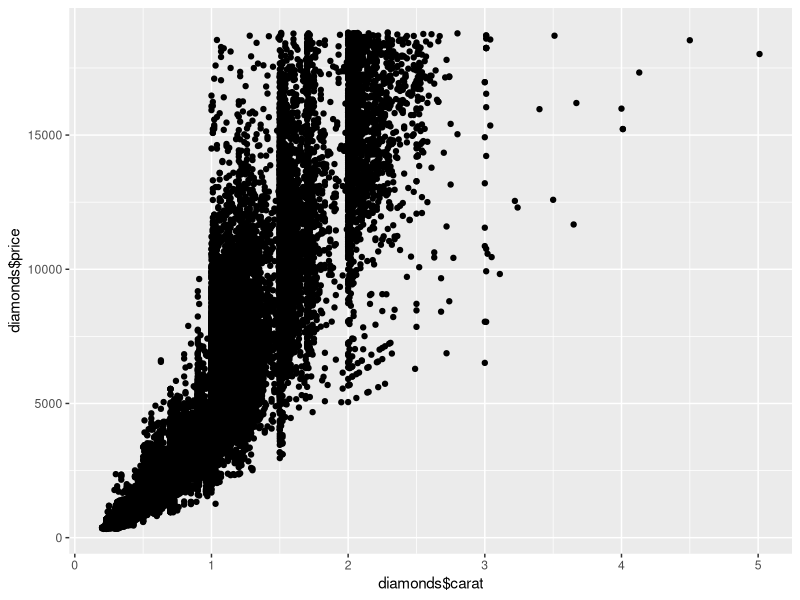
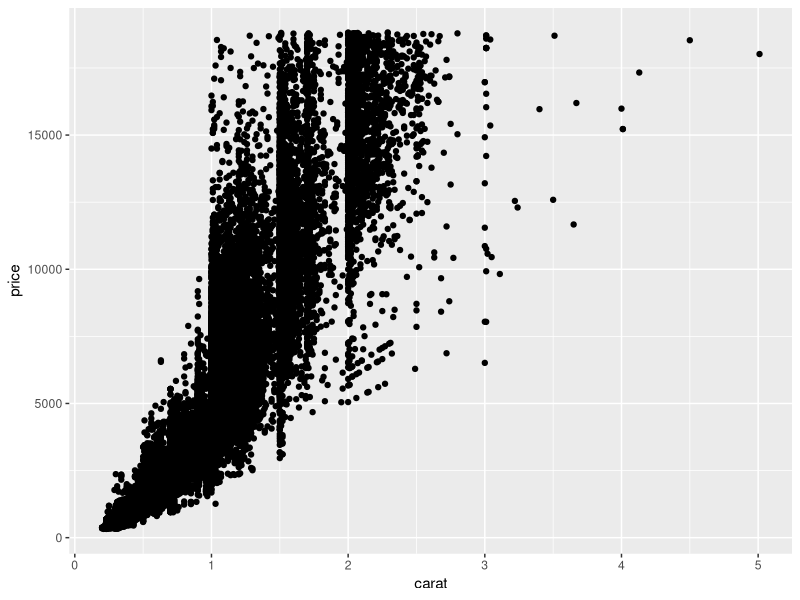
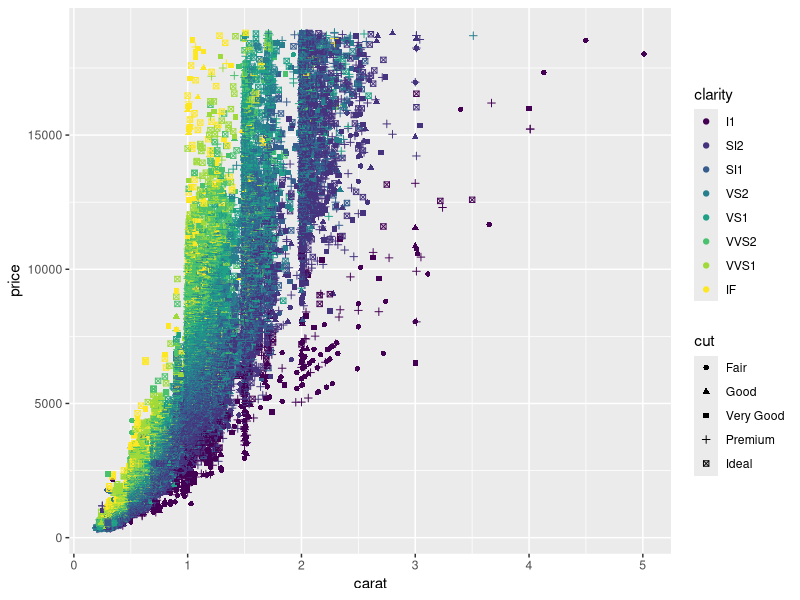
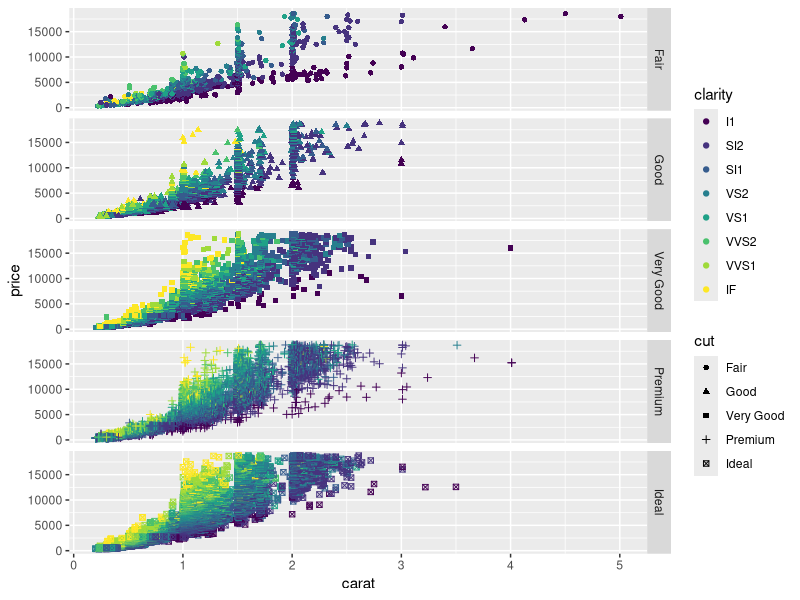
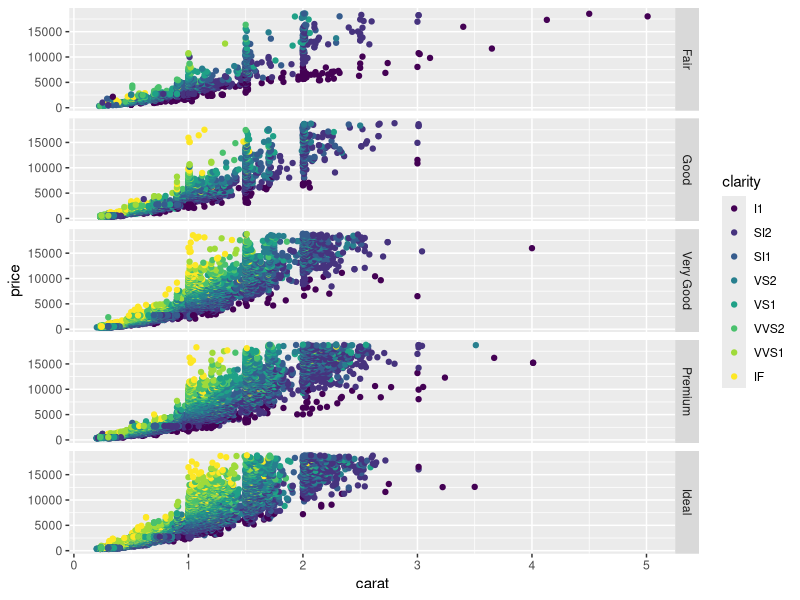
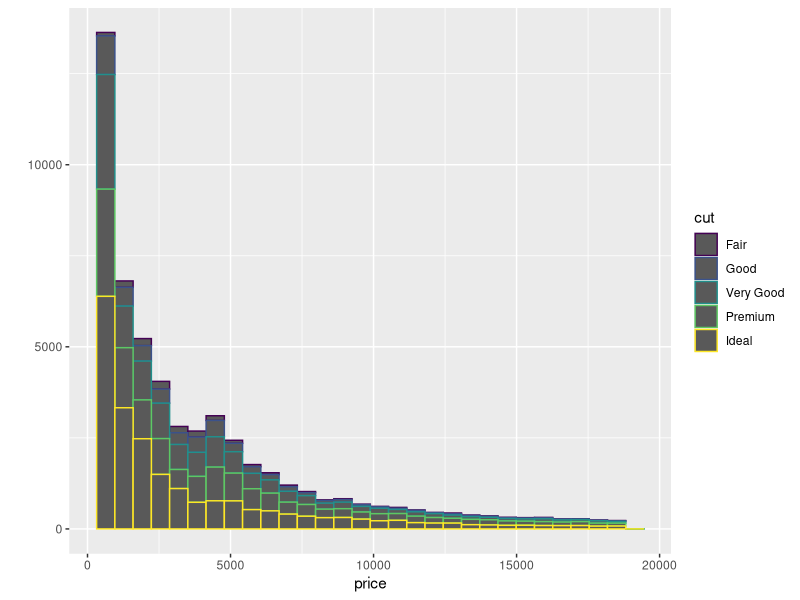
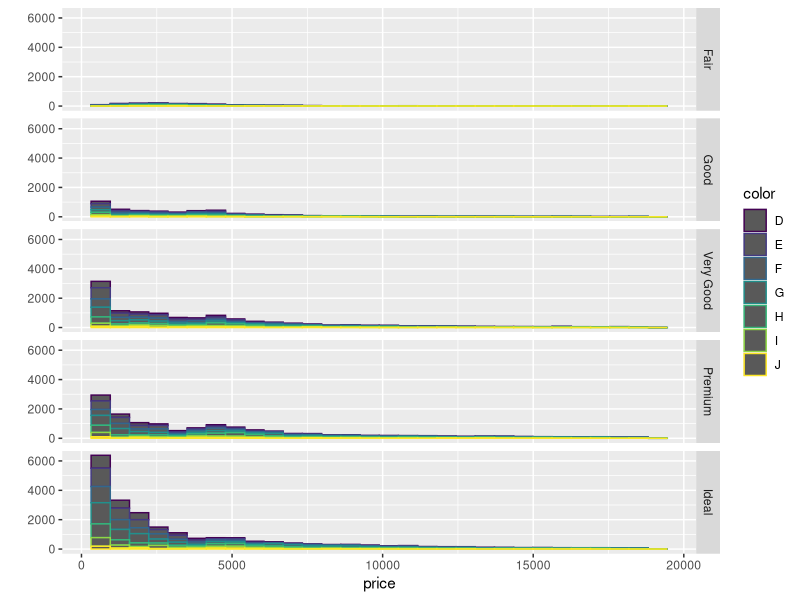
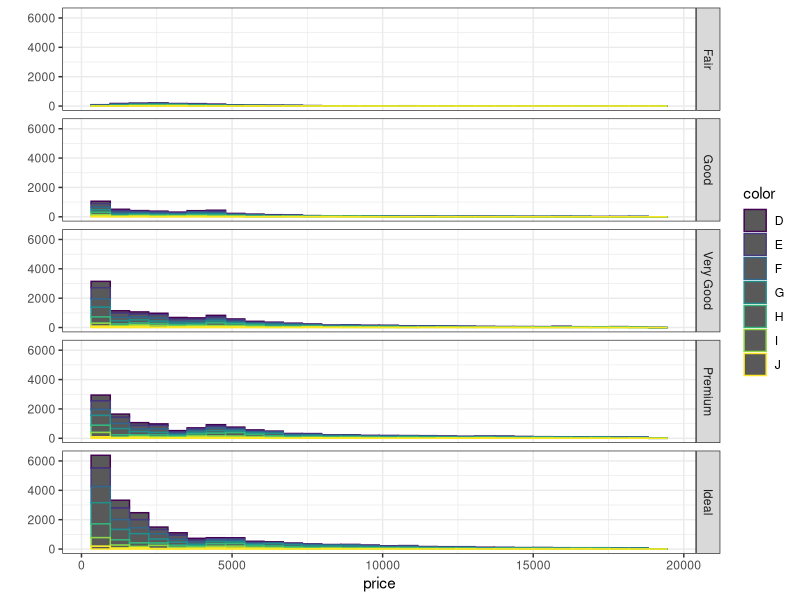

Recreate these plots in R, in order. (Note: this script raises an error after producing the figures.)
## ---- chunk 1
library(ggplot2)
## ---- chunk 2
head(diamonds)
qplot(diamonds$carat, diamonds$price)
## ---- chunk 3
qplot(carat, price, data = diamonds)
## ---- chunk 4
qplot(carat, price, color = clarity, shape = cut, data = diamonds)
## ---- chunk 5
qplot(carat, price, color = clarity, shape = cut,
      facets = cut ~ ., data = diamonds)
## ---- chunk 6
qplot(carat, price, color = clarity,
      facets = cut ~ ., data = diamonds)
## ---- chunk 7
qplot(price, geom = 'histogram', color = cut, data = diamonds)
## ---- chunk 8
qplot(price, geom = 'histogram', color = color, facets = cut ~ ., data = diamonds)

## ---- chunk 9
qplot(price, geom = 'histogram', color = color, facets = cut ~ ., data = diamonds) + theme_bw()
## ---- chunk 10
d <- ggplot(diamonds, aes(x=carat, y=price)) # first you set the aesthetic and dataset
d + geom_point() # then you add geoms
d + geom_point(aes(colour = carat)) # and you can keep doing this to add layers to the plot
## ---- chunk 11
d = ggplot(diamonds, aes(x=carat, y=price)) +
  geom_point()
  
## ---- chunk 12
d  +
geom_rug()

## ---- chunk 13
library(ggplot2)
library(gridExtra)

set.seed(42)
DF <- data.frame(x=rnorm(100,mean=c(1,5)),y=rlnorm(100,meanlog=c(8,6)),group=1:2)

p1 <- ggplot(DF,aes(x=x,y=y,colour=factor(group))) + geom_point() +
  scale_x_continuous(expand=c(0.02,0)) +
  scale_y_continuous(expand=c(0.02,0)) +
  theme_bw() +
  theme(legend.position="none",plot.margin=unit(c(0,0,0,0),"points"))

theme0 <- function(...) theme( legend.position = "none",
                               panel.background = element_blank(),
                               panel.grid.major = element_blank(),
                               panel.grid.minor = element_blank(),
                               panel.margin = unit(0,"null"),
                               axis.ticks = element_blank(),
                               axis.text.x = element_blank(),
                               axis.text.y = element_blank(),
                               axis.title.x = element_blank(),
                               axis.title.y = element_blank(),
                               axis.ticks.length = unit(0,"null"),
                               axis.ticks.margin = unit(0,"null"),
                               panel.border=element_rect(color=NA),...)

p2 <- ggplot(DF,aes(x=x,colour=factor(group),fill=factor(group))) + 
  geom_density(alpha=0.5) + 
  scale_x_continuous(breaks=NULL,expand=c(0.02,0)) +
  scale_y_continuous(breaks=NULL,expand=c(0.02,0)) +
  theme_bw() +
  theme0(plot.margin = unit(c(1,0,0,2.2),"lines")) 

p3 <- ggplot(DF,aes(x=y,colour=factor(group),fill=factor(group))) + 
  geom_density(alpha=0.5) + 
  coord_flip()  + 
  scale_x_continuous(labels = NULL,breaks=NULL,expand=c(0.02,0)) +
  scale_y_continuous(labels = NULL,breaks=NULL,expand=c(0.02,0)) +
  theme_bw() +
  theme0(plot.margin = unit(c(0,1,1.2,0),"lines"))

grid.arrange(arrangeGrob(p2,ncol=2,widths=c(3,1)),
             arrangeGrob(p1,p3,ncol=2,widths=c(3,1)),
             heights=c(1,3))
             
## ---- chunk 14
library(tidyr)
library(dplyr)

sem <- function(x) {sd(x) / sqrt(length(x))}
ci95 <- function(x) {sem(x) * 1.96}
## ---- chunk 15
subinfo <- read.csv("../data/sklar_expt6_subinfo_corrected.csv")
d.a <- read.csv("../data/sklar_expt6a_corrected.csv")
d.b <- read.csv("../data/sklar_expt6b_corrected.csv")
## ---- chunk 16
d.a.gather = d.a %>% 
  gather(subid, RT, 8:28)

d.b.gather = d.b %>% 
  gather(subid, RT, 8:28)
## ---- chunk 17
d_bind = bind_rows(d.a.gather,d.b.gather)
d_bind$subid = strtoi(gsub("X", "", d_bind$subid))
## ---- chunk 18
subinfo$cat.subjective.test = as.factor(subinfo$subjective.test)

d = left_join(subinfo,d_bind)
## ---- chunk 19
d$presentation.time <- factor(d$presentation.time)
levels(d$operand) <- c("addition","subtraction")
## ---- chunk 20
qplot(RT, geom = "histogram", data = d)
## ---- chunk 21
qplot(RT, geom = "histogram", binwidth = 1, data = d)
RT_samples = sort(unique(d$RT))
sub = RT_samples[RT_samples > 500 & RT_samples < 1000]
plot(RT_samples)
plot(sub)
## ---- chunk 22
g = glm(cat.subjective.test ~ objective.test, family = binomial, data =subinfo)
summary(g)
with(subinfo,plot(objective.test, subjective.test))
curve(predict(g,data.frame(objective.test = x), type="resp"), add = T)
## ---- chunk 23
ds = subset(d, subjective.test == 0 & objective.test < .6)
## ---- chunk 24
ds_means = group_by(ds,subid,presentation.time, operand, congruent) %>%
  summarise("mean" = mean(RT, na.rm = T)) %>%
  spread(congruent,mean)
ds_means$facilitation = ds_means$no - ds_means$yes
  
ds_stats = ds_means %>%
  group_by(operand, presentation.time) %>% summarise("Mean" = mean(facilitation), "SE"= sem(facilitation))

## ---- chunk 25
ggplot(data = ds_stats, aes(x = presentation.time, y = Mean, fill = operand)) + 
geom_bar(stat = "identity") +
geom_linerange(aes(ymin = Mean-SE, ymax = Mean+SE)) +
facet_grid(.~operand) +
ylab('facilitation (ms)') + 
xlab('Presentation Duration')
## ---- chunk 26
temp_df = left_join(ds_means,subinfo, by = "subid")
subtraction_sub = subset(temp_df, operand == "subtraction")
ggplot(data = subtraction_sub, aes(objective.test, facilitation)) +
  geom_point() + geom_smooth(method = "lm")
## ---- chunk 27
subtraction_sub$c_obj.test = subtraction_sub$objective.test-.5
rs = lm(facilitation ~ c_obj.test, data = subtraction_sub)
summary(rs)
## ---- chunk 28
print(cor.test(subtraction_sub$objective.test, subtraction_sub$facilitation))
## ---- chunk 29
ds$distance = ds$target - ds$prime.result
ggplot(data = ds, aes( x = distance, y = RT, color = congruent))  +
  geom_point(aes(alpha = .1), position = position_jitter(.1)) + 
  geom_smooth() + facet_grid(. ~ operand)

## ---- chunk 30
ds$c.obj.test = ds$objective.test - .5
summary(lm(RT ~ congruent + c.obj.test + abs(distance), data = ds))
## ---- chunk 31
summary(lm(RT ~ (congruent + c.obj.test + abs(distance))*operand, data = ds))
